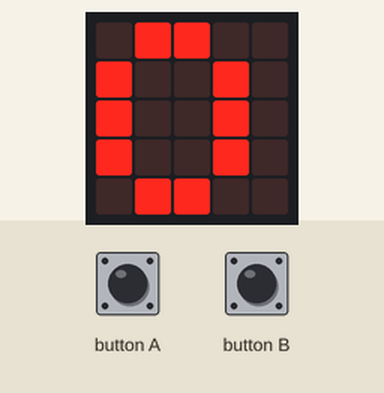
This program was run on a simulated BBC micro:bit (MakeCode). Parts: the board's 5×5 LED display. Inputs (shaded band) come from the test bench.

Above: at 1.9 s.
2.0 s: button B pressed for 0.15 s
At 3.0 s:
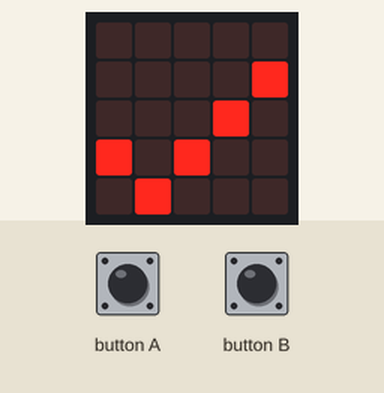
5.1 s: button A pressed for 0.15 s
At 5.8 s:
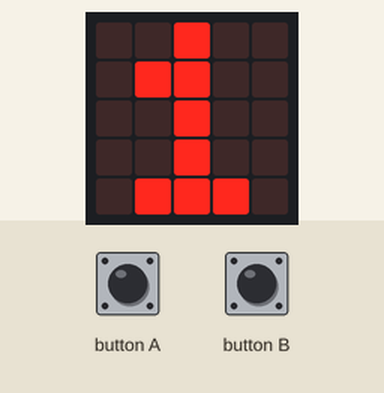
7.5 s: button A pressed for 0.15 s
At 8.6 s:
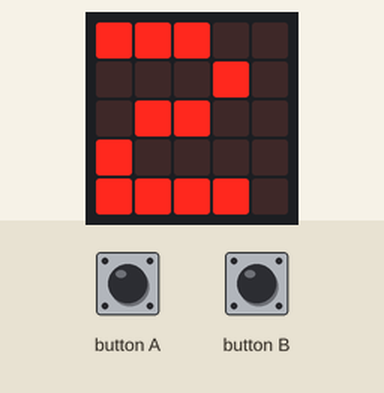
Timing chart, 0 to 10.5 s (numbered marks = the images above; inputs shaded):
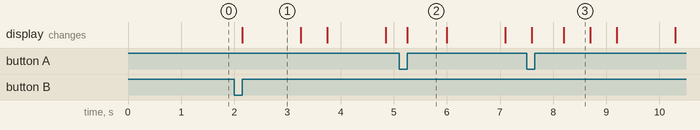

The program:

main.ts
```typescript
input.onButtonPressed(Button.A, function () {
    time += 1
    if (time > 9) {
        time = 0
    }
    basic.showNumber(time)
})
input.onGesture(Gesture.Shake, function () {
    time = 0
    basic.showNumber(time)
})
input.onButtonPressed(Button.B, function () {
    while (time > 0) {
        basic.pause(60000)
        time += -1
        basic.showNumber(time)
    }
    for (let index = 0; index < 10; index++) {
        basic.showIcon(IconNames.Yes)
        basic.pause(500)
        basic.clearScreen()
        basic.pause(500)
    }
})
let time = 0
time = 0
basic.showNumber(time)
```

test.ts
```typescript
// 테스트는 여기로 이동합니다; 이 패키지가 확장으로 사용될 때 컴파일되지 않을 것 입니다.
```

Measured:
- after the input at 2.0 s, the display: changes after 0.15 s (image 1)
- after the input at 5.1 s, the display: changes after 0.15 s (image 2)
- after the input at 7.5 s, the display: first differs from a run without the input after 0.70 s (image 3)
- what the display in image 1 shows lasts 1.1 s, from 2.2 s to 3.3 s
- what the display in image 2 shows lasts 0.7 s, from 5.3 s to 6.0 s
- what the display in image 3 shows lasts 0.5 s, from 8.2 s to 8.7 s
